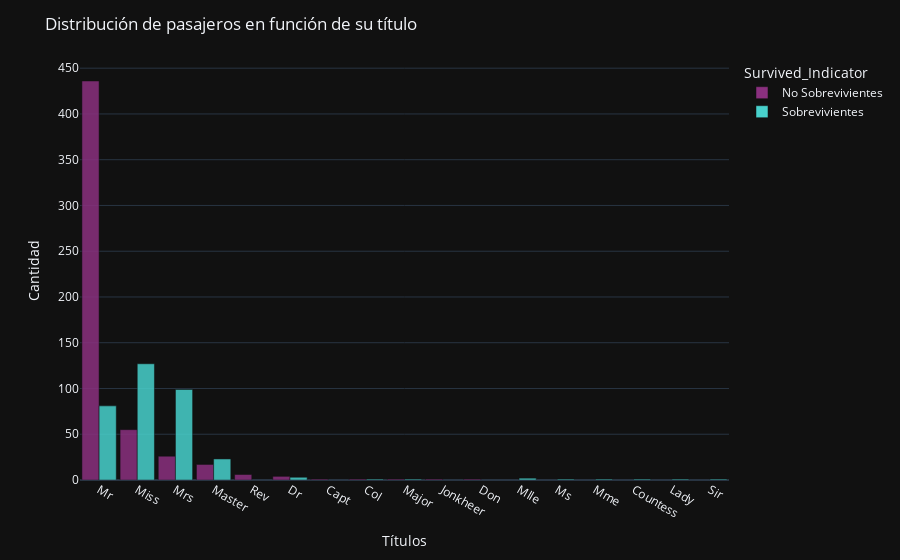

This figure's notebook cell:
### Markdown cell above
"""El histograma muestra cómo se distribuyen los pasajeros, que sobrevivieron y no, en diferentes rangos de edad.
    Como podemos ver la mayor concentración esta en el rango de edad de 25 y 30 años por lo que se puede ver que en su gran mayoría eran personas jóvenes. 
    Para ese rango tenemos un total de 94 sobrevivientes, mientras que el de no sobrevivientes es de 191.
    Otro rango que podemos destacar es el de 0 a 5 donde la cantidad de sobrevivientes es mayor, ya que la cantidad de sobrevivientes es de 31 niños mientras que los no sobrevivientes fueron 13 niños.
    """

### Code cell
# ANALISIS DE SOBREVIVIENTES SEGUN EL TITULO

""" Esta función extrae de la columna Name el título con el que el pasajero se identificaba"""

import re
def get_title(name): 

    title_search = re.search(' ([A-Za-z]+)\.', name)
    if title_search:
        return title_search.group(1)
    return 

# Aplicamos la función para generar una nueva columna con el título
df['Title'] = df['Name'].apply(get_title) 
# Agrupamos por la columnaSurvived y TiTle para tener asi las cantidades de titulos en los sobrevivientes.
survived_by_title = df[['Survived_Indicator','Title']].value_counts().reset_index()

fig = px.bar(survived_by_title, x='Title',y='count', color='Survived_Indicator',
             color_discrete_sequence=colorx, opacity=0.85,template='plotly_dark')

fig.update_layout(
    title='Distribución de pasajeros en función de su título',
    xaxis=dict(title='Títulos'),
    yaxis=dict(title='Cantidad'),
    bargap=0.1,
    showlegend=True,
    barmode='group' 
)

fig.show()

survived_by_title.head()

### Figure 1 — Plotly figure (JSON) as saved in the notebook; plotly's stock layout.template omitted (floating-point values rounded to 4 significant figures)
{"data": [{"alignmentgroup": "True", "hovertemplate": "Survived_Indicator=No Sobrevivientes<br>Title=%{x}<br>count=%{y}<extra></extra>", "legendgroup": "No Sobrevivientes", "marker": {"color": "#8A307F", "opacity": 0.85, "pattern": {"shape": ""}}, "name": "No Sobrevivientes", "offsetgroup": "No Sobrevivientes", "orientation": "v", "showlegend": true, "textposition": "auto", "type": "bar", "x": ["Mr", "Miss", "Mrs", "Master", "Rev", "Dr", "Capt", "Col", "Major", "Jonkheer", "Don"], "xaxis": "x", "y": [436, 55, 26, 17, 6, 4, 1, 1, 1, 1, 1], "yaxis": "y"}, {"alignmentgroup": "True", "hovertemplate": "Survived_Indicator=Sobrevivientes<br>Title=%{x}<br>count=%{y}<extra></extra>", "legendgroup": "Sobrevivientes", "marker": {"color": "MEDIUMturquoise", "opacity": 0.85, "pattern": {"shape": ""}}, "name": "Sobrevivientes", "offsetgroup": "Sobrevivientes", "orientation": "v", "showlegend": true, "textposition": "auto", "type": "bar", "x": ["Miss", "Mrs", "Mr", "Master", "Dr", "Mlle", "Ms", "Mme", "Countess", "Major", "Lady", "Col", "Sir"], "xaxis": "x", "y": [127, 99, 81, 23, 3, 2, 1, 1, 1, 1, 1, 1, 1], "yaxis": "y"}], "layout": {"bargap": 0.1, "barmode": "group", "legend": {"title": {"text": "Survived_Indicator"}, "tracegroupgap": 0}, "margin": {"t": 60}, "showlegend": true, "title": {"text": "Distribución de pasajeros en función de su título"}, "xaxis": {"anchor": "y", "domain": [0, 1], "title": {"text": "Títulos"}}, "yaxis": {"anchor": "x", "domain": [0, 1], "title": {"text": "Cantidad"}}}}
